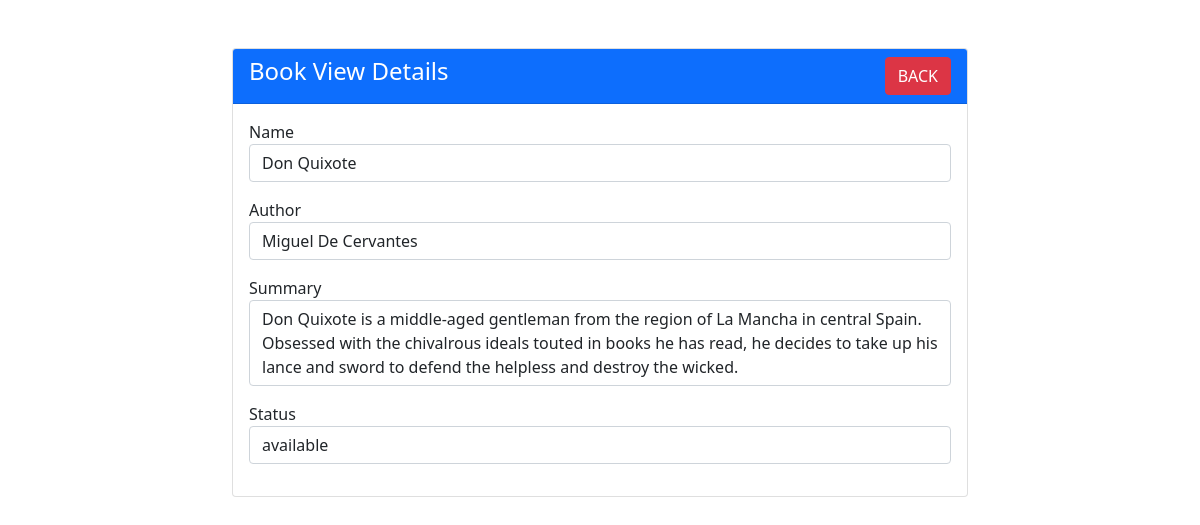
Page /admin/bookoperations/bookview.php?id=13 on the committed database.
### tables this page shows
CREATE TABLE `book` (
  `id` int(11) NOT NULL,
  `name` varchar(255) NOT NULL,
  `author` varchar(50) NOT NULL,
  `summary` mediumtext NOT NULL,
  `status` varchar(50) NOT NULL DEFAULT 'available'
);

### admin/bookoperations/bookview.php (the view, shortened to what this page needs)
<?php
require 'dbconnection.php';
?>
<!DOCTYPE html>
<html lang="en">
<head>
    <link rel="stylesheet" href="https://cdnjs.cloudflare.com/ajax/libs/twitter-bootstrap/5.1.3/css/bootstrap.min.css">
</head>
<body>
    <div class="container mt-5">
        <div class="row justify-content-center">
            <div class="col-md-8">
                <div class="card">
                    <div class="card-header bg-primary text-white">
                        <h4 class="m-0">Book View Details
                            <a href="bookindex.php" class="btn btn-danger float-end">BACK</a>
                        </h4>
                    </div>
                    <div class="card-body">
                        <?php
                        if (isset($_GET['id'])) {
                            $bookID = mysqli_real_escape_string($connection, $_GET['id']);
                            $query = "SELECT * FROM book WHERE id='$bookID'";
                            $query_run = mysqli_query($connection, $query);
                            if (mysqli_num_rows($query_run) > 0) {
                                $book = mysqli_fetch_array($query_run);
                        ?>
                                <div class="mb-3">
                                    <label for="">Name</label>
                                    <p class="form-control"><?= $book['name']; ?></p>
                                </div>
                                <div class="mb-3">
                                    <label for="">Author</label>
                                    <p class="form-control"><?= $book['author']; ?></p>
                                </div>
                                <div class="mb-3">
                                    <label for="">Summary</label>
                                    <p class="form-control"><?= $book['summary']; ?></p>
                                </div>
                                <div class="mb-3">
                                    <label for="">Status</label>
                                    <p class="form-control"><?= $book['status']; ?></p>
                                </div>
                        <?php
                            } else {
                                echo "<h4>No ID Found!!</h4>";
                            }
                        }
                        ?>
                    </div>
                </div>
            </div>
        </div>
    </div>
</body>
</html>

### rows in the picture
book: name "Don Quixote", author "Miguel De Cervantes", summary "Don Quixote is a middle-aged gentleman from the region of La Mancha in central Spain. Obsessed with the chivalrous ideals touted in books he has read, he decides to take up his lance and sword to defend the helpless and destroy the wicked.", status "available"
